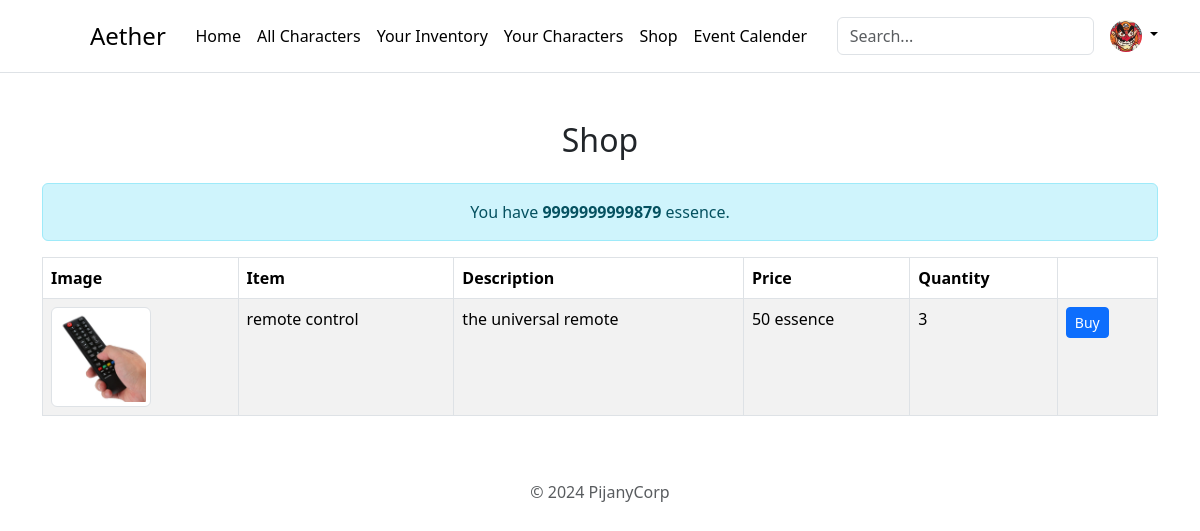
/shop/ (signed in), run on the app's committed database.
### main/models.py (models this page shows, shortened)
class Profile(models.Model):
    user = models.OneToOneField(User, on_delete=models.CASCADE, related_name='profile')
    profile_pic = models.ImageField(upload_to='profiles/', blank=True, null=True)
    profile_name = models.CharField(max_length=100, blank=True)
    essence_count = models.IntegerField(default=0)
    characters = models.ManyToManyField('Character', related_name='profiles_with_character', blank=True)

class ShopItem(models.Model):
    item = models.ForeignKey(Item, on_delete=models.CASCADE)
    quantity = models.IntegerField(default=0)
    price = models.IntegerField()  # Price in essence

class Item(models.Model):
    item_name = models.CharField(max_length=100, blank=True, null=True)
    description = models.TextField(blank=True, null=True)
    image = models.ImageField(upload_to='items/', blank=True, null=True)
    character = models.ForeignKey('Character', on_delete=models.CASCADE, related_name='items', blank=True, null=True)
    set = models.ForeignKey('Set', on_delete=models.CASCADE, related_name='items_in_set', blank=True, null=True)

### main/views.py (the view, shortened to what this page needs)
# urls.py: path('shop/', views.shop, name='shop'),
@login_required
def shop(request):
    profile = get_object_or_404(Profile, user=request.user)
    shop_items = ShopItem.objects.all()
    return render(request, 'shop.html', {'shop_items': shop_items, 'profile': profile})

### main/templates/shop.html (shortened to what this page needs)
{% extends 'base.html' %}
{% load static %}
{% block content %}
<div class="container my-5">
    <h2 class="text-center mb-4">Shop</h2>
    <div class="alert alert-info text-center">
        You have <strong>{{ profile.essence_count }}</strong> essence.
    </div>
    <table class="table table-striped table-bordered">
        <thead class="thead-dark">
            <tr>
                <th scope="col">Image</th>
                <th scope="col">Item</th>
                <th scope="col">Description</th>
                <th scope="col">Price</th>
                <th scope="col">Quantity</th>
                <th scope="col"></th>
            </tr>
        </thead>
        <tbody>
            {% for shop_item in shop_items %}
            <tr>
                {% if shop_item.item.image %}
                <td><img src="{{ shop_item.item.image.url }}" alt="{{ shop_item.item.item_name }}" class="img-thumbnail" style="max-width: 100px;"></td>
                {% else %}
                <td>No Image</td>
                {% endif %}
                <td>{{ shop_item.item.item_name }}</td>
                <td>{{ shop_item.item.description }}</td>
                <td>{{ shop_item.price }} essence</td>
                <td>{{ shop_item.quantity }}</td>
                <td>
                    {% if shop_item.quantity > 0 %}
                        <form method="POST" class="d-inline">
                            <button type="submit" class="btn btn-sm btn-primary">Buy</button>
                        </form>
                    {% else %}
                        <p>Sold Out</p>
                    {% endif %}
                </td>
            </tr>
            {% endfor %}
        </tbody>
    </table>
</div>
{% endblock %}

### main/templates/base.html (shortened to what this page needs)
{% load static %}
<!DOCTYPE html>
<html lang="en">
<head>
    <link href="https://cdn.jsdelivr.net/npm/bootstrap@5.3.3/dist/css/bootstrap.min.css" rel="stylesheet"
>
</head>
<body>
    <div class="main-container">
        <center>
            <header class="p-3 mb-3 border-bottom">
                <div class="container">
                    <div class="d-flex flex-wrap align-items-center justify-content-center justify-content-lg-start">
                        <a href="/" class="d-flex align-items-center mb-3 mb-md-0 me-md-auto link-body-emphasis text-decoration-none">
                            <svg class="bi me-2" width="40" height="32"><use xlink:href="#bootstrap"></use></svg>
                            <span class="fs-4">Aether</span>
                        </a>
                        <ul class="nav col-12 col-lg-auto me-lg-auto mb-2 justify-content-center mb-md-0">
                            <li><a href="{% url 'main' %}" class="nav-link px-2 link-body-emphasis">Home</a></li>
                            <li><a href="{% url 'all_characters' %}" class="nav-link px-2 link-body-emphasis">All Characters</a></li>
                            {% if user.is_authenticated %}
                            <li><a href="{% url 'inventory' %}" class="nav-link px-2 link-body-emphasis">Your Inventory</a></li>
                            <li><a href="{% url 'my_characters' %}" class="nav-link px-2 link-body-emphasis">Your Characters</a></li>
                            <li><a href="{% url 'shop' %}" class="nav-link px-2 link-body-emphasis">Shop</a></li>
                            <li><a href="{% url 'events_page' %}" class="nav-link px-2 link-body-emphasis">Event Calender</a></li>
                            {% endif %}
                        </ul>
                        <form class="col-12 col-lg-auto mb-3 mb-lg-0 me-lg-3" role="search">
                            <input type="search" class="form-control" placeholder="Search..." aria-label="Search">
                        </form>
                        {% if user.is_authenticated %}
                        <div class="dropdown text-end">
                            <a href="#" class="d-block link-body-emphasis text-decoration-none dropdown-toggle"
                               data-bs-toggle="dropdown" aria-expanded="false">
                               {% if profile.profile_pic %}
                               <img src="{{ profile.profile_pic.url }}" width="32" height="32" class="rounded-circle">
                                {% else %}
                                <img src="{% static 'svg/person.svg' %}" width="32" height="32" class="rounded-circle">
                                {% endif %}
                            </a>
                        </div>
                        {% else %}
                        <a href="{% url 'login_user' %}" class="nav-link">Login</a>
                        {% endif %}
                    </div>
                </div>
            </header>
            <div class="main-container">
                {% block content %}
                {% endblock %}
            </div>
            <div class="container">
                <footer class="py-3 my-4">
                    <p class="text-center text-body-secondary">© 2024 PijanyCorp</p>
                </footer>
            </div>
        </center>
    </div>
</body>
</html>

### data on the page
Profile: profile_pic (picture), essence_count "9999999999879"
ShopItem: item.image (picture), item.item_name "remote control", item.description "the universal remote", price "50", quantity "3"
